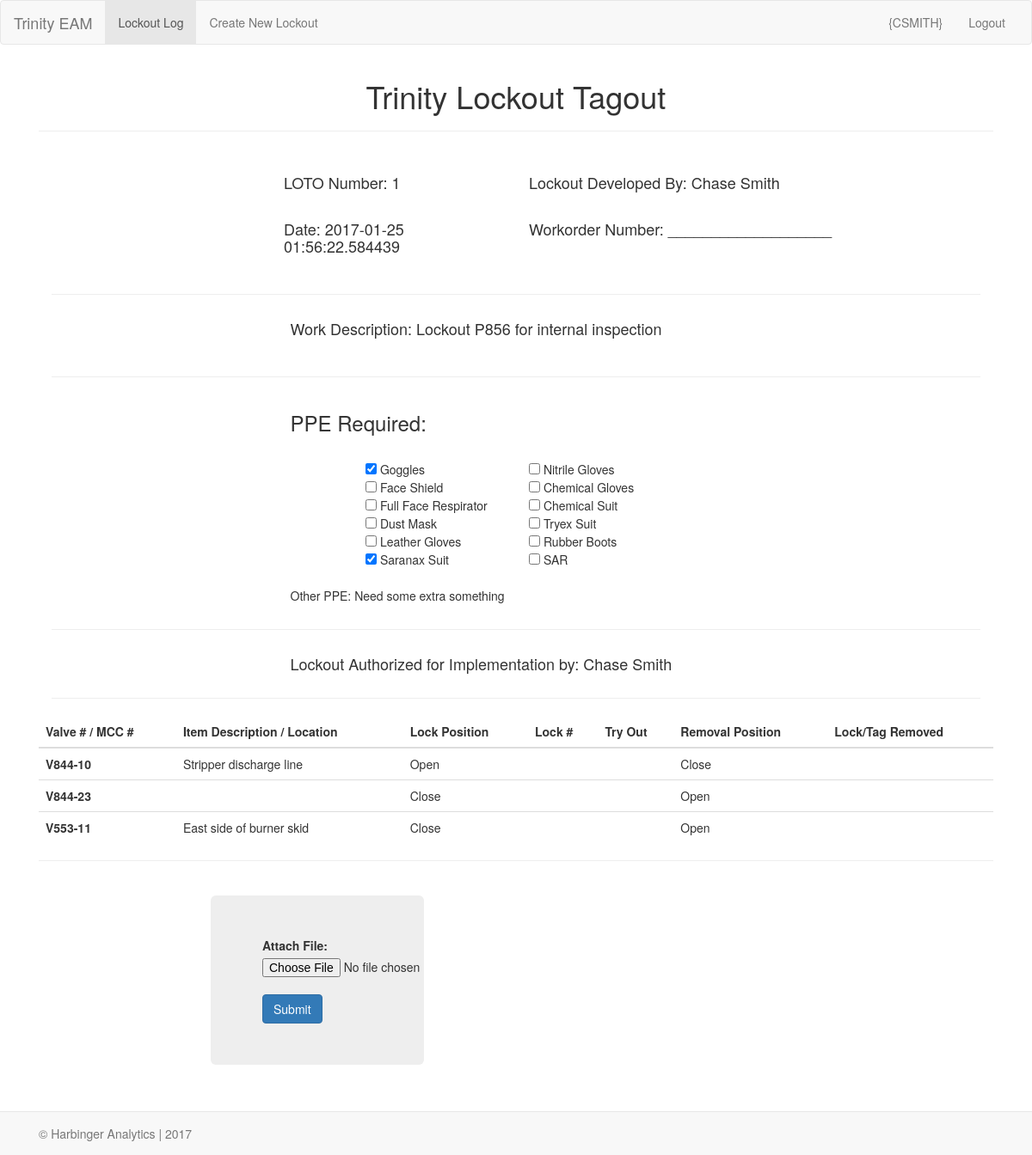
Screenshot of /upload with the database file from the repository.
### lockoutapp/models.py (models this page shows, shortened)
class Lockout(db.Model):
    __tablename__="lockout"
    id=db.Column(db.Integer, primary_key=True)
    description=db.Column(db.String(200), nullable=False)
    lockout_author = db.relationship('User', backref=db.backref('lockout_author', lazy='dynamic'))
    user_id=db.Column('user_id', db.Integer, db.ForeignKey('user.id'))
    filename=db.Column(db.String(300), nullable=True)
    data=db.column(db.LargeBinary)
    date=db.Column(db.DateTime)
    ppe=db.Column(db.String(50), nullable=True)

class User(db.Model):
    __tablename__="user"
    id=db.Column(db.Integer, primary_key=True)
    username=db.Column(db.String(20), unique=True)
    first_name=db.Column(db.String(20), nullable=False)
    last_name=db.Column(db.String(20), nullable=False)
    position=db.Column(db.String(50), nullable=False)

class Lockout_Line(db.Model):
    __tablename__="lockout_line"
    id=db.Column(db.Integer, primary_key=True)
    valve_number=db.Column(db.String(10), nullable=False)
    description=db.Column(db.String(100), nullable=True)
    lock_position=db.Column(db.String(10), nullable=False)
    removal_position=db.Column(db.String(10), nullable=False)
    lockout=db.relationship('Lockout', backref=db.backref('lockout', lazy='dynamic'))
    lockout_id=db.Column('lockout_id', db.Integer, db.ForeignKey('lockout.id'))

### lockoutapp/app.py (the view)
@app.route('/upload', methods = ['GET','POST'])
def upload():
    if request.method == 'POST':
        files = request.files['inputFile']
        this_file=db.session.query(Lockout).first()
        this_file.filename=filename=files.filename
        this_file.data=files.read()
        db.session.commit()
        return render_template('upload.html')
    else:
        lockout=db.session.query(Lockout).first()
        lockout_line=db.session.query(Lockout_Line).all()
    return render_template('upload.html', lockout=lockout, lockout_line=lockout_line)

### lockoutapp/templates/upload.html
{% extends "base.html" %}
{% import "bootstrap/wtf.html" as wtf %}
{% block content %}
<div class="container-fluid">
  <div class="text-center">
    <h1> Trinity Lockout Tagout </h1>
    <hr>
    <br>
  </div>
  <div class="row">
    <div class="col-xs-3 col-xs-offset-3 form-group">
      <h4> LOTO Number: {{ lockout.id }} </h4>
    </div>
    <div class="col-xs-6 form-group">
      <h4>Lockout Developed By: {{ lockout.lockout_author.first_name }} {{ lockout.lockout_author.last_name }}</h4>
    </div>
    <div class="col-xs-3 col-xs-offset-3 form-group">
      <h4>Date: {{ lockout.date }}</h4>
    </div>
    <div class="col-xs-6 form-group">
      <h4>Workorder Number: ___________________</h4>
    </div>
  </div>
  <div class="col-xs-12">
    <hr>
  </div>
  <div class="col-xs-9 col-xs-offset-3 form-group">
    <h4>Work Description: {{ lockout. description }}</h4>
  </div>
  <div class="col-xs-12">
    <hr>
  </div>
  <div class="col-xs-9 col-xs-offset-3">
    <h3> PPE Required: </h3>
    <br>
  </div>
  <div class="row">
    <div class="col-xs-2 col-xs-offset-4 form-group">
      <input type="checkbox" name="goggles" value="yes"  checked> Goggles<br>
      <input type="checkbox" name="faceshield" value="yes"> Face Shield<br>
      <input type="checkbox" name="fullfacerespirator" value="yes"> Full Face Respirator<br>
      <input type="checkbox" name="dustmask" value="yes"> Dust Mask<br>
      <input type="checkbox" name="leathergloves" value="yes"> Leather Gloves<br>
      <input type="checkbox" name="saranaxsuit" value="yes" checked> Saranax Suit<br>
    </div>
    <div class="col-xs-2 form-group">
      <input type="checkbox" name="nitrilegloves" value="yes"> Nitrile Gloves<br>
      <input type="checkbox" name="chemicalgloves" value="yes"> Chemical Gloves<br>
      <input type="checkbox" name="chemicalsuit" value="yes"> Chemical Suit<br>
      <input type="checkbox" name="tyrexsuit" value="yes"> Tryex Suit<br>
      <input type="checkbox" name="rubberboots" value="yes"> Rubber Boots<br>
      <input type="checkbox" name="sar" value="yes"> SAR<br>
    </div>
  </div>
  <div class="col-xs-9 col-xs-offset-3">
    <h5> Other PPE: {{ lockout.ppe }} </h5>
  </div>
  <div class="col-xs-12">
    <hr>
  </div>
  <div class="col-xs-9 col-xs-offset-3">
    <h4>Lockout Authorized for Implementation by: {{ lockout.lockout_author.first_name }} {{ lockout.lockout_author.last_name }}</h4>
  </div>
  <div class="col-xs-12">
    <hr>
  </div>
<div>
  <table class="table">
    <thead>
      <tr>
        <th>Valve # / MCC #</th>
        <th>Item Description / Location</th>
        <th>Lock Position</th>
        <th>Lock #</th>
        <th>Try Out</th>
        <th>Removal Position</th>
        <th>Lock/Tag Removed</th>
      </tr>
    </thead>
    <tbody>
  {% for each in lockout_line %}
      <tr>
        <th scope="row">{{ each.valve_number}}</th>
          <td>{{ each.description }}</td>
          <td>{{ each.lock_position }}</td>
          <td></td>
          <td></td>
          <td>{{ each.removal_position }}</td>
          <td></td>
      </tr>
  {% endfor %}
    </tbody>
  </table>
</div>
<div>
    <hr>
    <br>
    <form method=POST enctype=multipart/form-data action="{{ url_for('upload') }}">
      <div class="col-xs-3 col-xs-offset-2 form-group">
        <div class="jumbotron">
        <label class="control-label">Attach File:</label>
        <input id="attach" type="file" class="file" name="inputFile">
        <br>
        <button type="submit" class="btn btn-primary">Submit</button>
      </div>
    </div>
    </form>
  </div>
  </div>
{% endblock %}

### lockoutapp/static/style.css (style rules this page uses)
hr { background-color: blue; }

### rows the page displays
Lockout: id "1", date "2017-01-25 01:56:22.584439", description "Lockout P856 for internal inspection", ppe "Need some extra something"
User: lockout_author.first_name "Chase", lockout_author.last_name "Smith"
Lockout_Line: valve_number "V844-10", description "Stripper discharge line", lock_position "Open", removal_position "Close"
Lockout_Line: valve_number "V844-23", lock_position "Close", removal_position "Open"
Lockout_Line: valve_number "V553-11", description "East side of burner skid", lock_position "Close", removal_position "Open"
